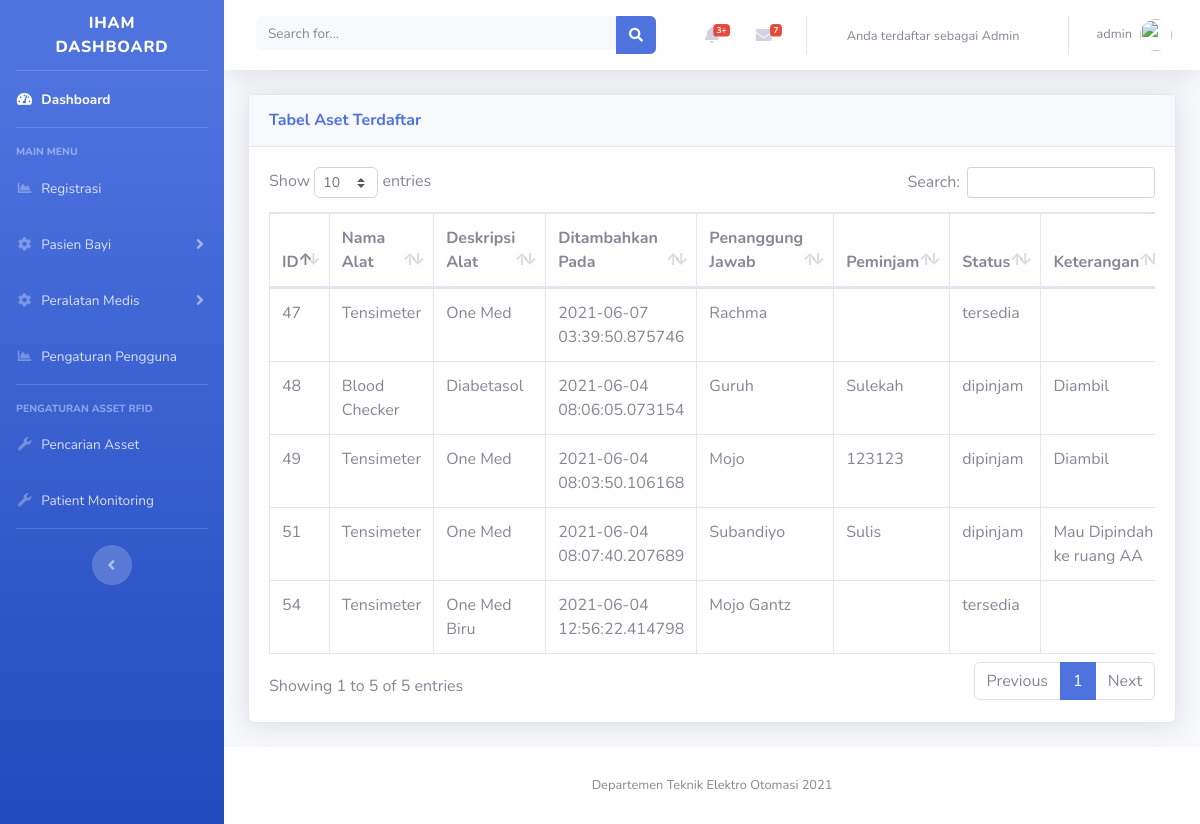
Before: /admin/daftar-barang.php (signed in) with the older database file.
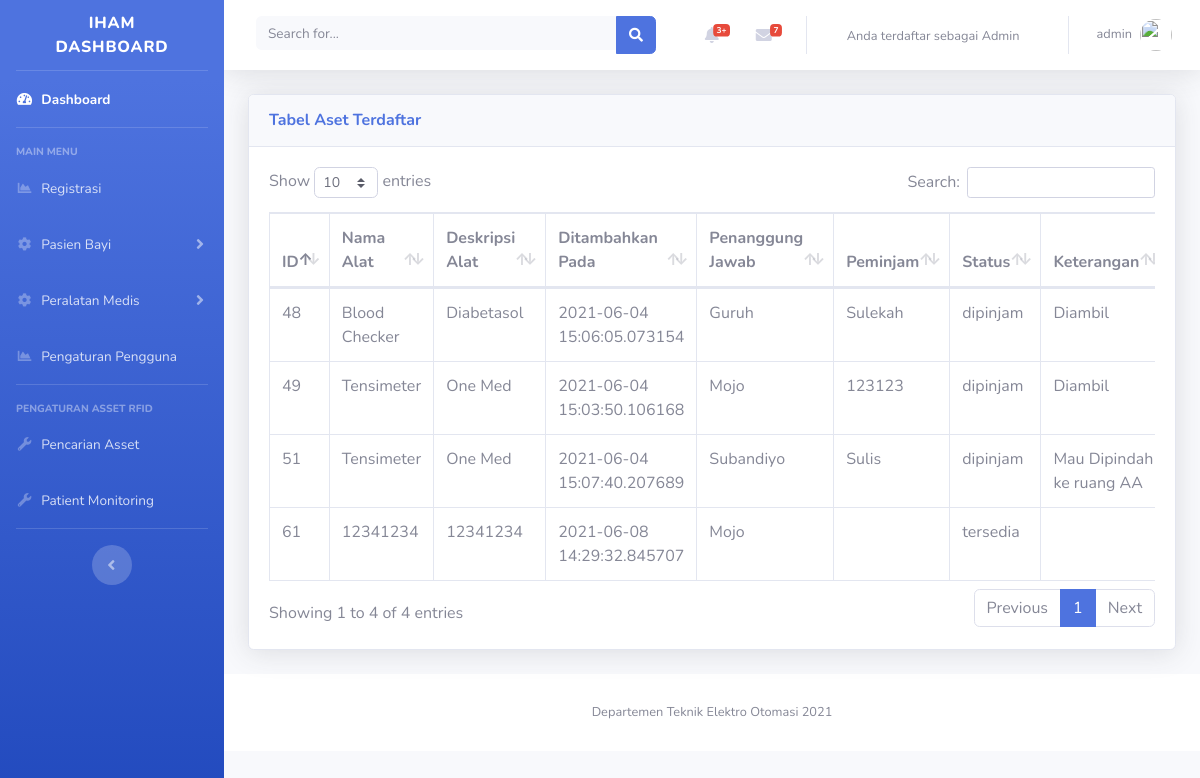
After: the same page with the newer database file.
### tables this page shows
CREATE TABLE `tb_rfid` (
  `id` int(5) NOT NULL,
  `rfid_uid` varchar(50) NOT NULL,
  `nama_alat` varchar(50) NOT NULL,
  `deskripsi` varchar(50) NOT NULL DEFAULT current_timestamp(),
  `tanggal` datetime(6) NOT NULL DEFAULT current_timestamp(6) ON UPDATE current_timestamp(6),
  `penanggung_jawab` varchar(50) NOT NULL,
  `status_asset` varchar(30) NOT NULL,
  `peminjam` varchar(50) NOT NULL,
  `keterangan` varchar(50) NOT NULL
);

### admin/daftar-barang.php (the view, shortened to what this page needs)
<?php
include('includes/header.php');
include('includes/navbar.php');
include('database/dbconfig.php')
?>
<div class="container-fluid">
<div class="card shadow mb-4">
  <div class="card-header py-3">
    <h6 class="m-0 font-weight-bold text-primary">Tabel Aset Terdaftar
    </h6>
  </div>
<div class="card-body">
    <div class="table-responsive">
    <?php
    $query = "SELECT * FROM tb_rfid WHERE `status_asset` IN (\"peringatan\",\"tersedia\",\"dipinjam\",\"habis\",\"rusak\",\"validasi\")";
    $query_run = mysqli_query($connection, $query);
    ?>
      <table class="table table-bordered" id="dataaset" width="100%" cellspacing="0">
        <thead>
          <tr>
            <th>ID </th>
            <th>Nama Alat</th>
            <th>Deskripsi Alat</th>
            <th>Ditambahkan Pada</th>
            <th>Penanggung Jawab</th>
            <th>Peminjam</th>
            <th>Status</th>
            <th>Keterangan</th>
          </tr>
        </thead>
        <tbody>
        <?php
        if(mysqli_num_rows($query_run) > 0 )
        {
          while($row = mysqli_fetch_assoc($query_run))
          {
            ?>
          <tr>
          <td><?php echo $row['id']; ?></td>
            <td><?php echo $row['nama_alat']; ?></td>
            <td><?php echo $row['deskripsi']; ?></td>
            <td><?php echo $row['tanggal']; ?></td>
            <td><?php echo $row['penanggung_jawab']; ?></td>
            <td><?php echo $row['peminjam']; ?></td>
            <td><?php echo $row['status_asset']; ?></td>
            <td><?php echo $row['keterangan']; ?></td>
            </div>
            <div class="container-fluid">
          <?php
          }
        }
        else {
          echo "Data tidak ditemukan";
        }
        ?>
    </div>
  </div>
</div>
</div>
<?php
include('includes/scripts.php');
include('includes/footer.php');
?>

Changed rows visible on the page:
no longer on this page (row edited): tb_rfid: id "47", nama_alat "Tensimeter", deskripsi "One Med", tanggal "2021-06-07 03:39:50.875746", penanggung_jawab "Rachma", status_asset "tersedia"
removed tb_rfid: id "54", nama_alat "Tensimeter", deskripsi "One Med Biru", tanggal "2021-06-04 12:56:22.414798", penanggung_jawab "Mojo Gantz", status_asset "tersedia"
changed tb_rfid "Blood Checker": tanggal "2021-06-04 08:06:05.073154" → "2021-06-04 15:06:05.073154"
changed tb_rfid id 49: tanggal "2021-06-04 08:03:50.106168" → "2021-06-04 15:03:50.106168"
changed tb_rfid "Subandiyo": tanggal "2021-06-04 08:07:40.207689" → "2021-06-04 15:07:40.207689"
added tb_rfid: id "61", nama_alat "12341234", deskripsi "12341234", tanggal "2021-06-08 14:29:32.845707", penanggung_jawab "Mojo", status_asset "tersedia"
Other visible differences:
text written by a page script: "Show entries Search: Showing 1 to 5 of 5 entries Previous 1 Next" → "Show entries Search: Showing 1 to 4 of 4 entries Previous 1 Next"
